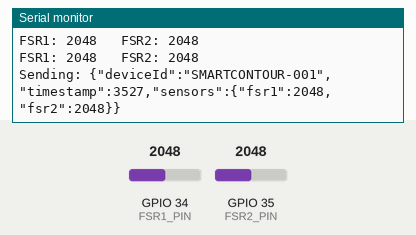
Recording of a sketch running on a simulated ESP32. Shown: the last lines printed to the serial monitor. Inputs (shaded band) come from the test bench; at power-on: GPIO 34 (FSR1_PIN) = 2048, GPIO 35 (FSR2_PIN) = 2048 (analog values on the 0–4095 scale). WiFi joins after 1.5 s; servers stay silent unless stated; uploads are accepted with an empty reply.

Above: at 3.7 s.
3.8 s: GPIO 34 (FSR1_PIN) set to 2866
At 4.19 s:
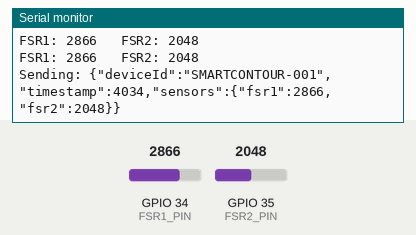
5.3 s: GPIO 35 (FSR2_PIN) set to 2866
At 5.71 s:
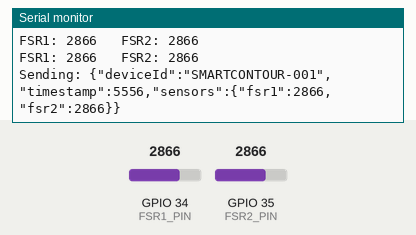
6.8 s: GPIO 34 (FSR1_PIN) set to 3603
At 7.24 s:
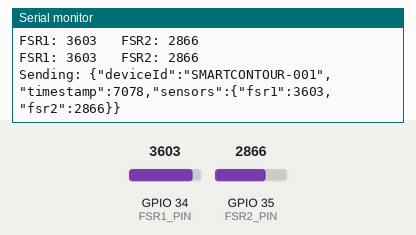
8.3 s: GPIO 35 (FSR2_PIN) set to 3603
At 8.76 s:
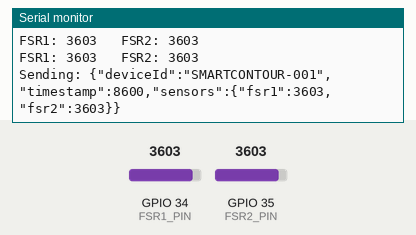
Timing chart, 0 to 10.8 s (numbered marks = the images above; inputs shaded):
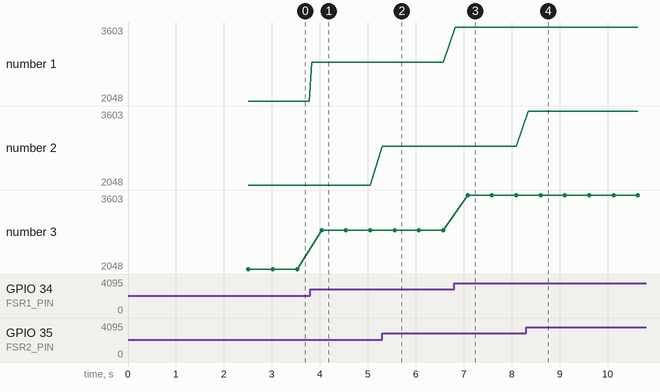

Measured:
- after the input at 3.8 s, the serial monitor: prints a new line at once (image 1)
- after the input at 5.3 s, the serial monitor: prints a new line at once (image 2)
- after the input at 6.8 s, the serial monitor: prints a new line at once (image 3)
- after the input at 8.3 s, the serial monitor: prints a new line after 0.05 s (image 4)
- plotted number 1: 2048 → 2866 after the input at 3.8 s, 2866 → 3603 after the input at 6.8 s
- plotted number 3: 2048 → 2866 after the input at 3.8 s, 2866 → 3603 after the input at 6.8 s

The sketch:

smartcontour_esp32.ino
```cpp
#include <WiFi.h>
#include <HTTPClient.h>
#include <ArduinoJson.h>

// =========================
// WiFi
// =========================
const char* WIFI_SSID = "Srinivas Rao";
const char* WIFI_PASSWORD = "[WIFI_PASSWORD]";

// =========================
// Backend
// =========================
const char* SERVER_URL = "http://192.168.0.159:5000/api/sensor-data";

// =========================
// FSR Pins
// =========================
const int FSR1_PIN = 34;
const int FSR2_PIN = 35;
const int FSR3_PIN = 32;
const int FSR4_PIN = 33;

const char* DEVICE_ID = "SMARTCONTOUR-001";

unsigned long lastSendTime = 0;
const unsigned long SEND_INTERVAL = 500;

void setup() {
  Serial.begin(115200);
  delay(1000);

  Serial.println();
  Serial.println("================================");
  Serial.println("      SMARTCONTOUR ESP32");
  Serial.println("================================");

  analogReadResolution(12);

  WiFi.begin(WIFI_SSID, WIFI_PASSWORD);

  Serial.print("Connecting to WiFi");

  while (WiFi.status() != WL_CONNECTED) {
    delay(500);
    Serial.print(".");
  }

  Serial.println();
  Serial.println("WiFi Connected!");
  Serial.print("ESP32 IP: ");
  Serial.println(WiFi.localIP());
  Serial.println("SmartContour monitoring started.");
}

void loop() {
  int fsr1 = analogRead(FSR1_PIN);
  int fsr2 = analogRead(FSR2_PIN);

  Serial.print("FSR1: ");
  Serial.print(fsr1);
  Serial.print("   FSR2: ");
  Serial.println(fsr2);

  if (millis() - lastSendTime >= SEND_INTERVAL) {
    lastSendTime = millis();
    sendSensorData(fsr1, fsr2);
  }

  delay(50);
}

void sendSensorData(int fsr1, int fsr2) {
  if (WiFi.status() != WL_CONNECTED) {
    Serial.println("WiFi disconnected!");
    WiFi.reconnect();
    return;
  }

  HTTPClient http;

  http.begin(SERVER_URL);
  http.addHeader("Content-Type", "application/json");

  StaticJsonDocument<512> doc;

  doc["deviceId"] = DEVICE_ID;
  doc["timestamp"] = millis();

  JsonObject sensors = doc.createNestedObject("sensors");

  sensors["fsr1"] = fsr1;
  sensors["fsr2"] = fsr2;

  String jsonData;
  serializeJson(doc, jsonData);

  Serial.print("Sending: ");
  Serial.println(jsonData);

  int httpResponseCode = http.POST(jsonData);

  Serial.print("HTTP Response: ");

  if (httpResponseCode > 0) {
    Serial.println(httpResponseCode);
  } else {
    Serial.println("ERROR");
  }

  http.end();
}
```
